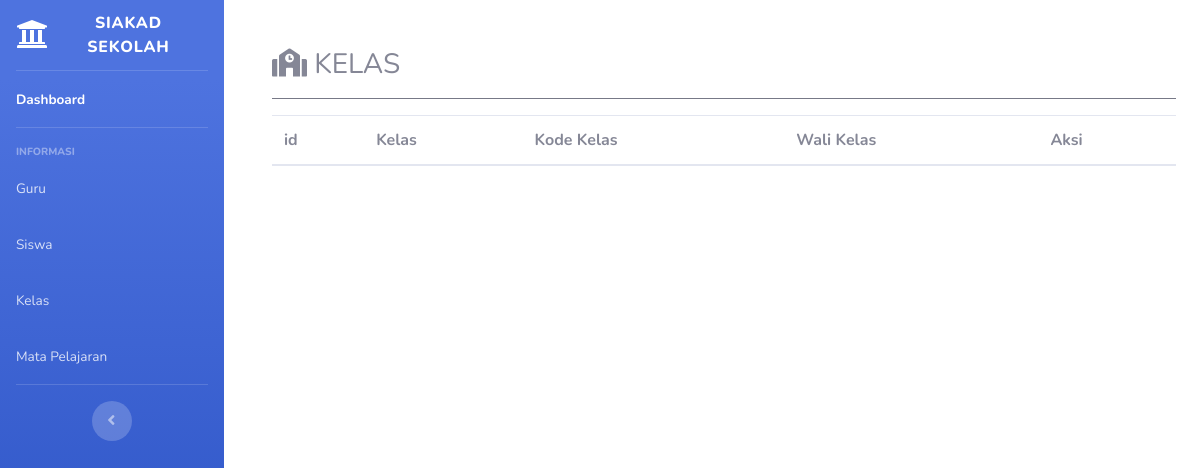
/index.php/classroom, run on an earlier commit of the app's database.
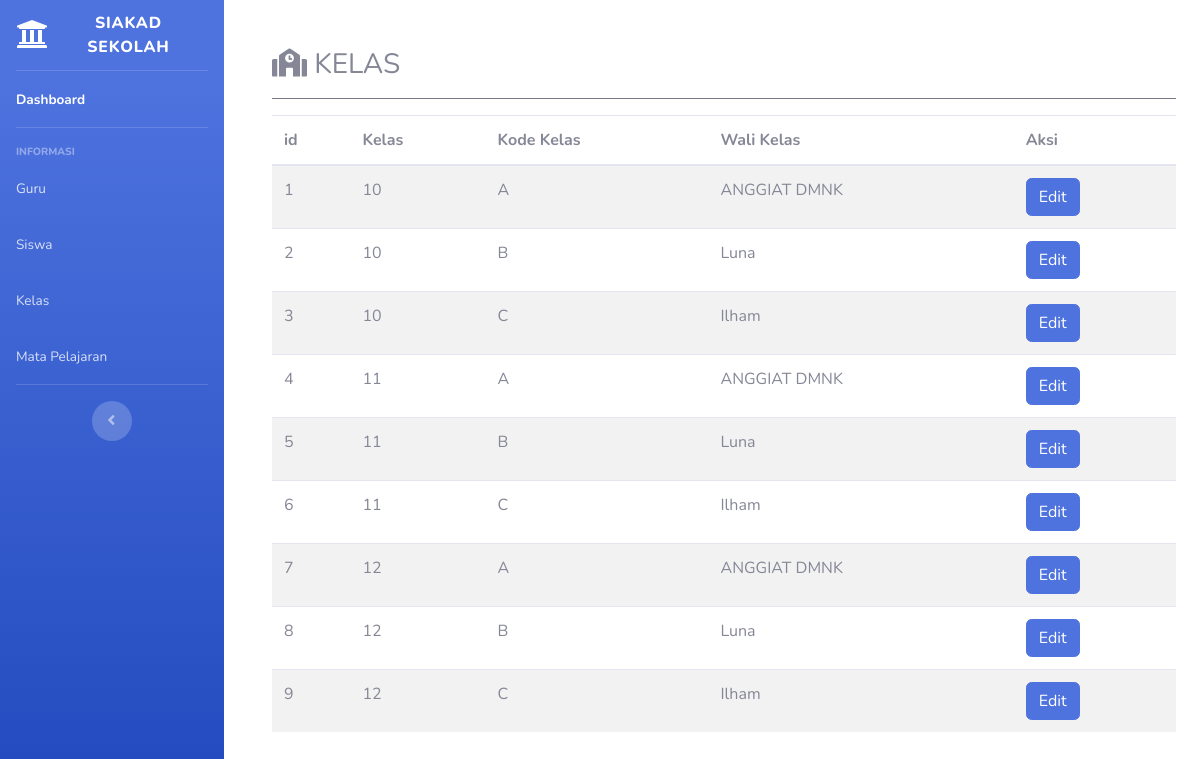
And on a later commit of the database.
### tables this page shows
CREATE TABLE `tb_kelas` (
  `id_kelas` int(11) NOT NULL,
  `kelas` varchar(50) DEFAULT NULL,
  `kode_kelas` enum('A','B','C') DEFAULT NULL,
  `id_guru` int(11) DEFAULT NULL
);

CREATE TABLE `tb_guru` (
  `id_guru` int(11) NOT NULL,
  `nip` varchar(22) DEFAULT NULL,
  `foto` varchar(255) DEFAULT NULL,
  `nama` varchar(100) DEFAULT NULL,
  `jenis_kelamin` enum('Laki','Perempuan') DEFAULT NULL,
  `alamat` varchar(255) DEFAULT NULL,
  `no_hp` varchar(15) DEFAULT NULL
);

### application/controllers/Classroom.php (called while the page is built, shortened)
<?php
class Classroom extends CI_Controller
{
	public function __construct()
	{
		$this->load->model('Model_teacher');
	}
	public function index()
	{
		$this->load->model('Model_classroom');
		$data['tb_classroom'] = $this->Model_classroom->get_classroom();
		$this->load->view('templates_menu/header');
		$this->load->view('templates_menu/sidebar');
		$this->load->view('menu/classroom', $data);
		$this->load->view('templates_menu/footer');
	}
}

### index.php (called while the page is built, shortened)
<?php
require_once BASEPATH.'core/CodeIgniter.php';

### application/models/Model_classroom.php (called while the page is built, shortened)
<?php
class Model_classroom extends CI_Model
{
    public function get_classroom()
    {
        $this->db->select('tb_kelas.id_kelas, tb_kelas.kelas, tb_kelas.kode_kelas, tb_guru.nama');
        $this->db->from('tb_kelas');
        $this->db->join('tb_guru', 'tb_kelas.id_guru = tb_guru.id_guru');
        return $this->db->get()->result_array();
    }
}

### application/views/menu/classroom.php (the view)
<div class="col-sm-10 col-md-10 col-lg-10 p-5 pt-2">
  <h3><i class="fas fa-school"></i> KELAS </h3>
  <hr class="bg-secondary">
  <table class="table table-striped">
    <thead>
      <tr>
        <th scope="col">id</th>
        <th scope="col">Kelas</th>
        <th scope="col">Kode Kelas</th>
        <th scope="col">Wali Kelas</th>
        <th scope="col">Aksi</th>
      </tr>
    </thead>
    <tbody>
      <?php $no = 1;
      foreach ($tb_classroom as $tcs) : ?>
        <tr>
          <td><?= $no++; ?></td>
          <td><?= $tcs['kelas']; ?></td>
          <td><?= $tcs['kode_kelas']; ?></td>
          <td><?= $tcs['nama']; ?></td>
          <td>
            <a href="<?php echo base_url('classroom/edit/') ?><?= $tcs['id_kelas']; ?>" class="btn btn-primary">Edit</a>
          </td>
        </tr>
      <?php endforeach ?>
    </tbody>
  </table>
</div>

What changed in the data, as far as the page shows it:
now on this page (row edited): tb_kelas: kelas "10", kode_kelas "A", id_guru.nama "ANGGIAT DMNK"
now on this page (row edited): tb_kelas: kelas "10", kode_kelas "B", id_guru.nama "Luna"
now on this page (row edited): tb_kelas: kelas "10", kode_kelas "C", id_guru.nama "Ilham"
now on this page (row edited): tb_kelas: kelas "11", kode_kelas "A", id_guru.nama "ANGGIAT DMNK"
added tb_kelas: kelas "11", kode_kelas "B", id_guru.nama "Luna"
added tb_kelas: kelas "11", kode_kelas "C", id_guru.nama "Ilham"
added tb_kelas: kelas "12", kode_kelas "A", id_guru.nama "ANGGIAT DMNK"
added tb_kelas: kelas "12", kode_kelas "B", id_guru.nama "Luna"
added tb_kelas: kelas "12", kode_kelas "C", id_guru.nama "Ilham"
